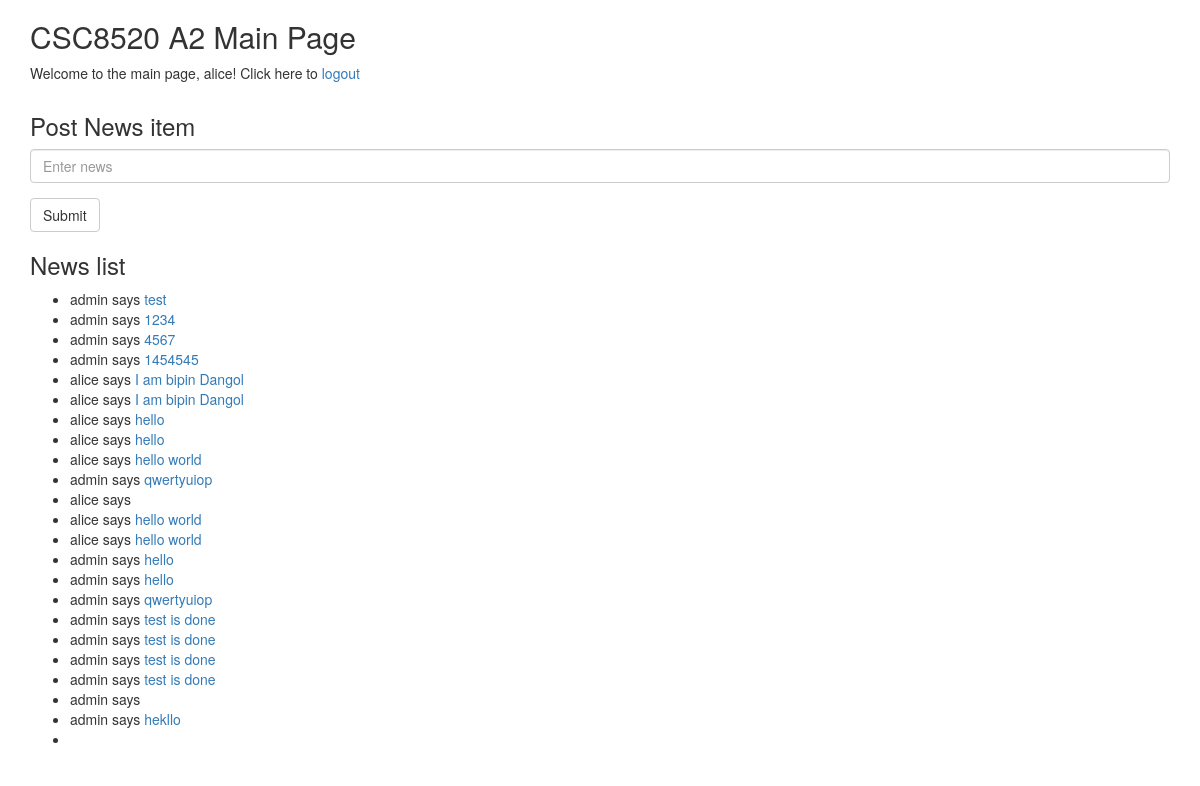
Page / (signed in) on the earlier database version.
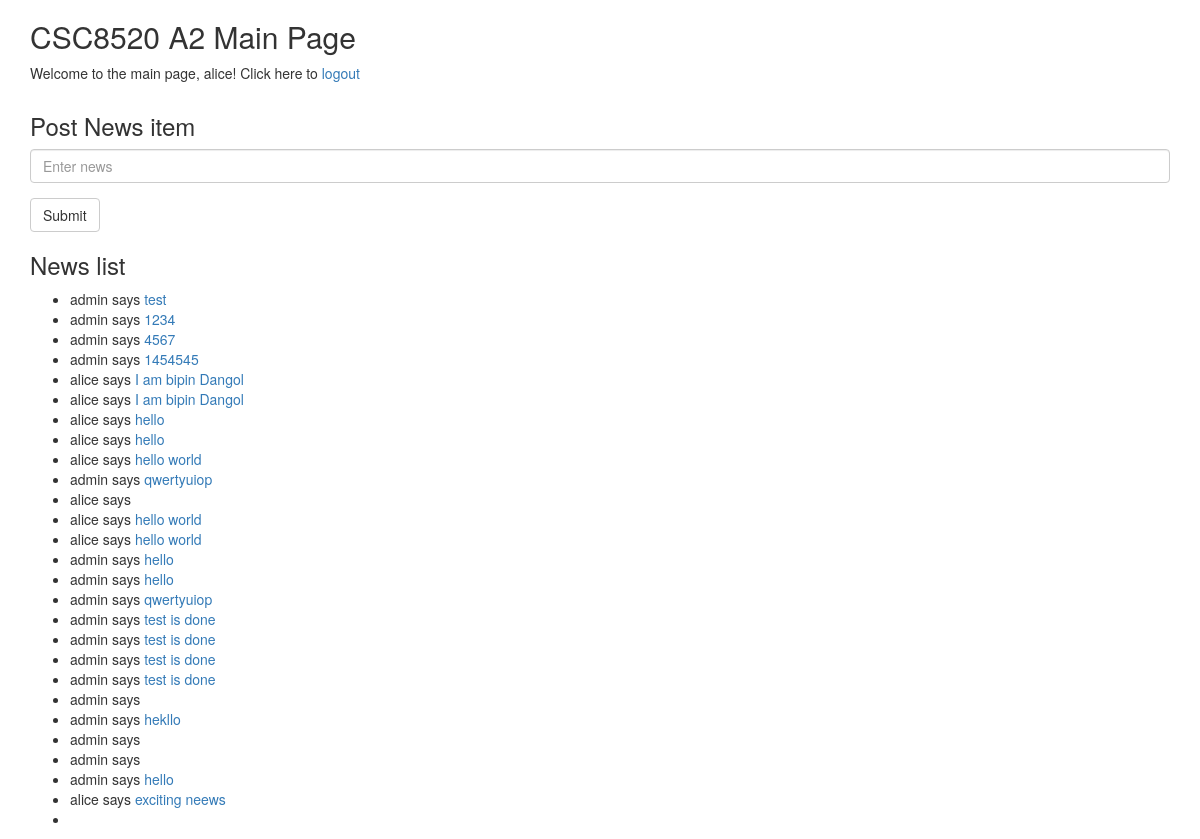
Same page on the later database version.
### tables this page shows
CREATE TABLE NEWS(source string, text string);

### WebSecurity/__init__.py (the view)
@app.route('/')
def main():
    if not 'username' in session:
        return redirect("/login",303)
    ul = None
    return render_template('main.html', name=session['username'][0], users=ul,news=getNews())

### WebSecurity/__init__.py (called while the page is built)
def getNews():
    conn = sqlite3.connect('mydb.db')
    c=conn.cursor()
    return c.execute("SELECT * FROM news").fetchall()

### WebSecurity/templates/main.html (shortened to what this page needs)
<!DOCTYPE html>
<html lang="en">
<head>
  <link rel="stylesheet" href="https://maxcdn.bootstrapcdn.com/bootstrap/3.3.7/css/bootstrap.min.css">
</head>
<body>
    <div class="container">
        <h2>CSC8520 A2 Main Page</h2>
        <p>Welcome to the main page, {{name|safe}}! Click here to <a href=/logout>logout</a></p>
    </div>
    <div class="container">
        <h3>Post News item</h3>
        <form action="/news" method="get">
            <div class="form-group">
                <input type="text" name="text" class="form-control" id="text" placeholder="Enter news">
            </div>
            <button type="submit" class="btn btn-default">Submit</button>
        </form> {{error2}}
    </div>
    {% if news%}
    <div class="container">
        <h3>News list</h3>
        <ul>
            {% for item in news -%}
            <li>{{ item[0] }} says <a onclick="documentCookie()">{{ item[1] | safe }}</a> </li>
            {%- endfor %}
            <li id="cookie-message"></li>
        </ul>
    </div>
    {% endif %}
</body>
</html>

Differences in the rows shown:
added NEWS: source "admin"
added NEWS: source "admin"
added NEWS: source "admin", text "hello"
added NEWS: source "alice", text "exciting neews"
